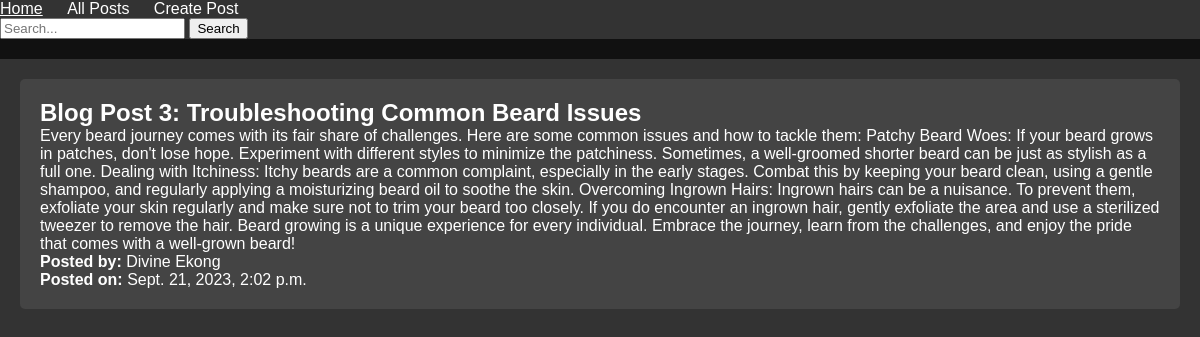
The app's page /post/1/ with its own data.
### blog/models.py (models this page shows, shortened)
class Post(models.Model):
    title = models.CharField(max_length=50)
    content = models.TextField(max_length=1000000)
    author = models.CharField(max_length=500)
    timestamp = models.DateTimeField(auto_now_add=True)
    categories = models.CharField(max_length=100, blank=True)
    tags = models.CharField(max_length=100, blank=True)

### blog/views.py (the view)
# urls.py: path('post/<str:pk>/', views.post, name="post"),
def post(request, pk):
    blogpost = Post.objects.get(id=pk)
    context = {'blogpost': blogpost}
    return render(request, 'blog/post.html', context)

### blog/templates/blog/post.html (shortened to what this page needs)
{% extends 'base.html' %}
{% load static %}
{% block content %}
    <div class="container mt-4">
        <div class="row">
            <div class="col-md-8 offset-md-2">
                <article class="single-post">
                    <h2 class="mb-3">{{ blogpost.title }}</h2>
                    <p class="mb-4">{{ blogpost.content }}</p>
                    <p>
                        <strong>Posted by:</strong> {{ blogpost.author }}
                        <br>
                        <strong>Posted on:</strong> {{ blogpost.timestamp }}
                    </p>
                </article>
            </div>
        </div>
    </div>
{% endblock %}

### blog/static/css/main.css (style rules this page uses)
body, h1, h2, h3, p, ul, li { margin: 0; padding: 0; }
body { font-family: Arial, sans-serif; background-color: #333; color: #fff; }

### records on screen
Post: title "Blog Post 3: Troubleshooting Common Beard Issues", content "Every beard journey comes with its fair share of challenges. Here are some common issues and how to tackle them: Patchy Beard Woes: If your beard grows in patches, don't lose hope. Experiment with different styles to minimize the patchiness. Sometimes, a well-groomed shorter beard can be just as stylish as a full one. Dealing with Itchiness: Itchy beards are a common complaint, especially in the early stages. Combat this by keeping your beard clean, using a gentle shampoo, and regularly applying a moisturizing beard oil to soothe the skin. Overcoming Ingrown Hairs: Ingrown hairs can be a nuisance. To prevent them, exfoliate your skin regularly and make sure not to trim your beard too…", author "Divine Ekong", timestamp "Sept. 21, 2023, 2:02 p.m."
